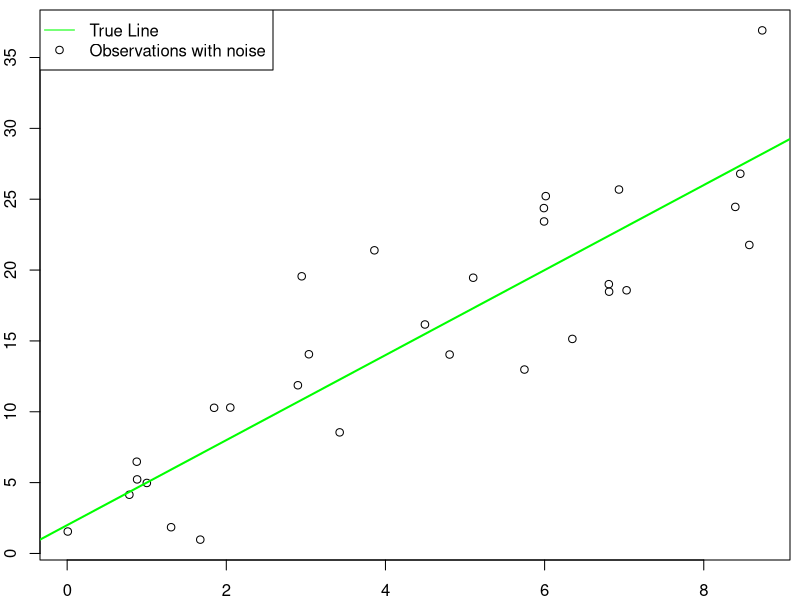
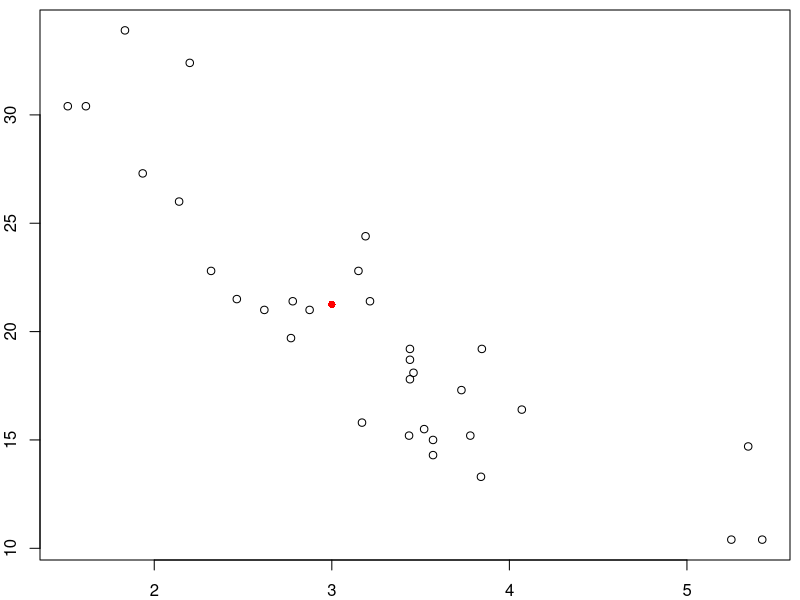
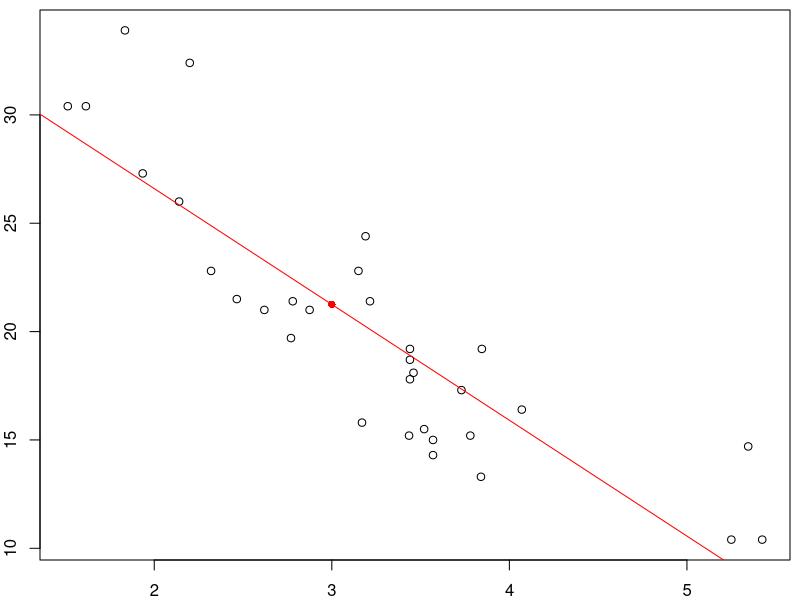
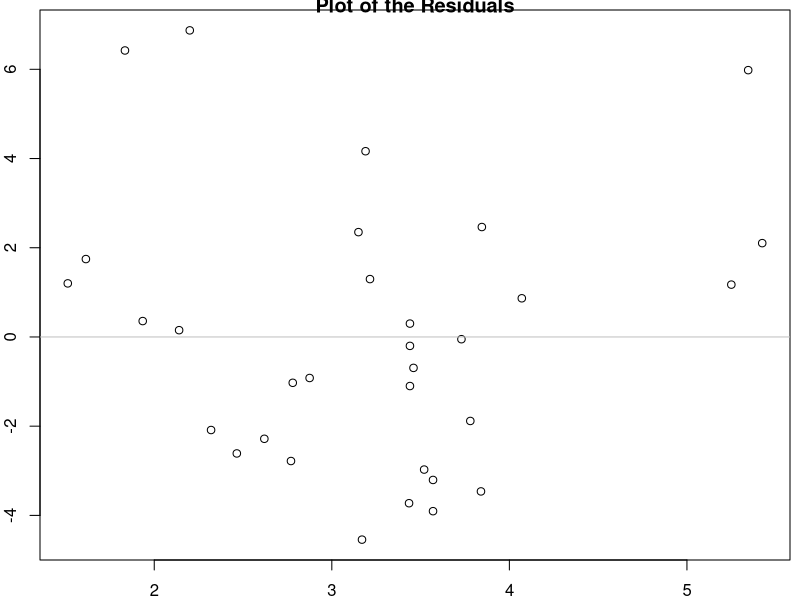
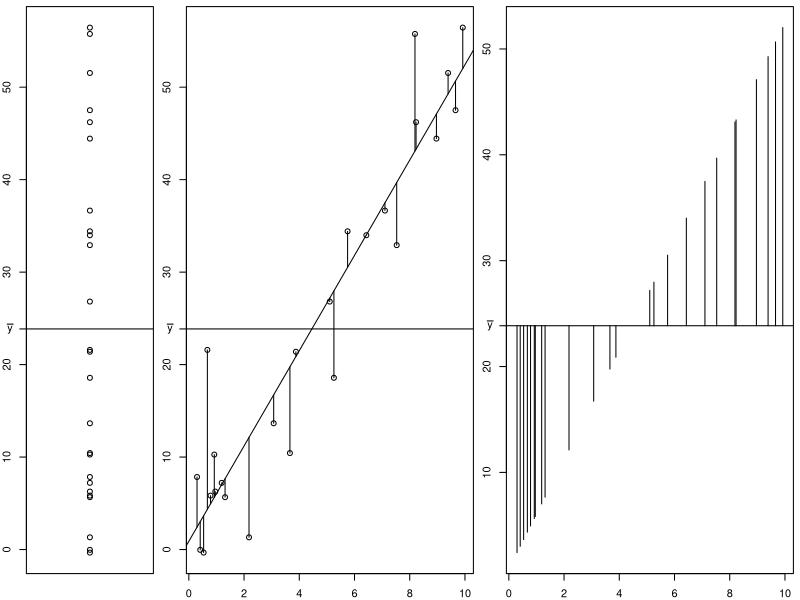
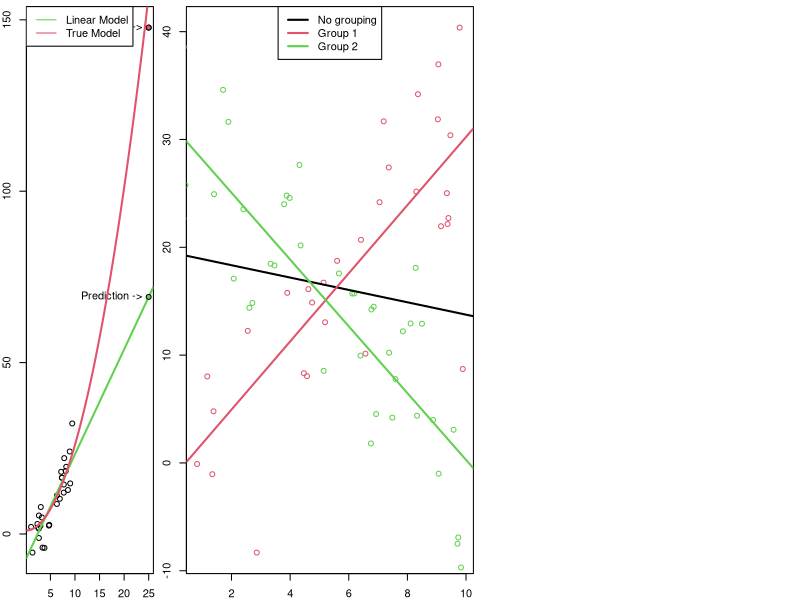
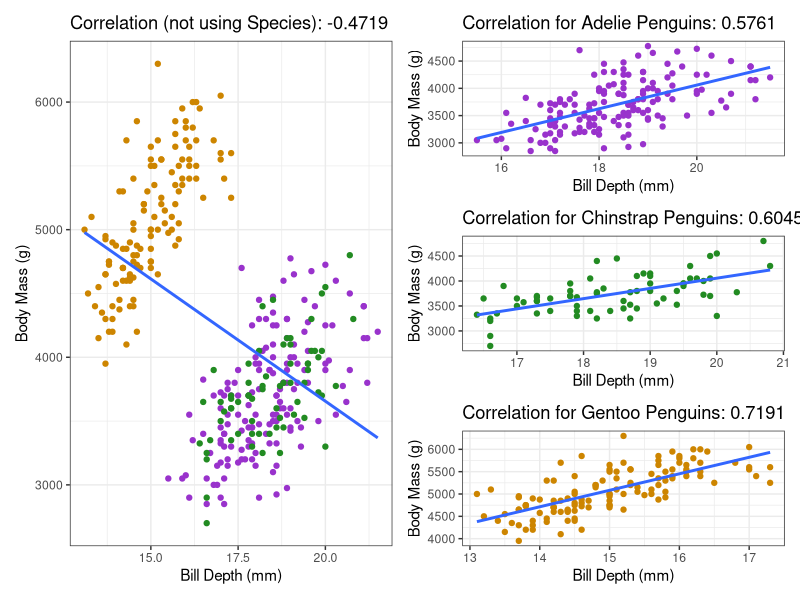

Source code (R) for these figures, in order:
## ---- chunk 1
par(mar = c(2,2,0.5,0.5))
x <- runif(30, 0, 10)
y <- 2 + 3*x + rnorm(length(x), 0, 4)
plot(x,y)
abline(a = 2, b = 3, col = "green", lwd = 2)
legend("topleft", legend = c("True Line", "Observations with noise"), 
    lty = c(1,0), pch = c(NA,1), col = c("green", 1))
## ---- chunk 2
#| echo: true
## Load a built-in data set
data(mtcars) 

## Define which variables are x and y.
## This isn't necessary, but helps with teaching
x <- mtcars$wt
y <- mtcars$mpg

## Calculate the estimates by hand
b <- cor(x, y) * sd(y) / sd(x)
a <- mean(y) - b * mean(x)

## Print the estimates 
c(a, b)

## Use the built-in functions
summary(lm(y ~ x))
## ---- chunk 3
#| echo: true
a + b*3
## ---- chunk 4
#| echo: true
plot(y ~ x)
points(3, a + b*3, col = "red", pch = 16)
## ---- chunk 5
#| echo: true
plot(y ~ x)
points(3, a + b*3, col = "red", pch = 16)
## abline adds a line with slope b and intercept a to a plot.
abline(a = a, b = b, col = "red")
## ---- chunk 6
#| echo: true
e <- y - (a + b*x)
plot(e ~ x, main = "Plot of the Residuals")
## abline can also draw a line with slope 0 (horizontal)
abline(h = 0, col = "grey")
## ---- chunk 7
#| echo: true
## The prediction at mean(x) is equal to mean(y)
## In other words, (mean(x), mean(y)) is a point on the line
a + b * mean(x)
mean(y)

## Correlation doesn't care about order
cor(x, y)
cor(y, x)

## Theoretically 0, but computers aren't perfectly precise
## Note: e-14 refers to 10^-14, or 14 zeroes before the first digit
    # So, pretty close to 0.
sum(e) 
## ---- chunk 8
#| echo: false
#| eval: true
layout(mat = matrix(c(1,2,3), nrow = 1), widths = c(0.5,1,1))
set.seed(18)
x <- runif(25, 0, 10)
y <- rnorm(25, 2 + 5*x, 6)

plot(rep(1, 25), y, xlab = "y", ylab = "The observed y-values have variance", xaxt = "n")
abline(h = mean(y))
axis(2, mean(y), bquote(bar(y)), las = 1)

plot(x, y, ylab = "The residuals have variance")
abline(lm(y~x))
abline(h = mean(y))
axis(2, mean(y), bquote(bar(y)), las = 1)

mids <- predict(lm(y~x))
for(i in seq_along(mids)){
    lines(x = rep(x[i], 2), y = c(y[i], mids[i]), col = 1)
}

mids <- predict(lm(y~x))
plot(mids ~ x, type = "n", ylab = "The predicted y-values have variance, too!")
for(i in seq_along(mids)){
    lines(x = rep(x[i], 2), y = c(mean(y), mids[i]))
}
axis(2, at = mean(y), labels = bquote(bar(y)), las = 1)
abline(h = mean(y))
## ---- chunk 9
set.seed(2112)
x <- c(runif(29, 0, 10), 25)
y <- 1 + 0.25*x^2 + rnorm(length(x), 0, 5)
plot(x, y)
points(x[30], y[30], col = 2, pch = 16)
points(x[30], y[30], col = 1, pch = 1)
abline(lm(y ~ x, data = data.frame(y=y[1:29], x = x[1:29])), lwd = 2, col = 3)
#abline(lm(y ~ x, data = data.frame(y=y, x = x)), col = 0)
text(x = x[30], y = y[30], labels = "New Obs ->", pos = 2)

newx <- x[30]
newy <- c(1,x[30])%*%coef(lm(y ~ x, data = data.frame(y=y[1:29], x = x[1:29])))
text(x = newx, y = newy, labels = "Prediction ->", pos = 2)
points(x = newx, y = newy, col = 3, pch = 16)
points(x = newx, y = newy, col = 1, pch = 1)
xseq <- seq(0, 25, 0.01)
lines(xseq, 1 + 0.25*xseq^2, col = 2, lwd = 2)
legend("topleft", legend = c("Linear Model", "True Model"), col = c(3,2), lwd = 1)
## ---- chunk 10
set.seed(42)
x1 <- runif(30, 0, 10)
x2 <- runif(42, 0, 10)
y1 <- 3*x1 + rnorm(length(x1), 0, 7)
y2 <- 30 - 3*x2 + rnorm(length(x2), 0, 7)
plot(x1, y1, col = 2)
points(x2, y2, col = 3)
abline(lm(y ~ x, data = data.frame(x = c(x1, x2), y = c(y1, y2))), lwd = 2)
abline(lm(y1 ~ x1), col = 2, lwd = 2)
abline(lm(y2 ~ x2), col = 3, lwd = 2)
legend("top", legend = c("No grouping", "Group 1", "Group 2"), col = 1:3, lty = 1, lwd = 2)
## ---- chunk 11
#| echo: false
library(palmerpenguins)
library(ggplot2)
theme_set(theme_bw())
library(patchwork)

gall <- ggplot(penguins) + 
    aes(x = bill_depth_mm, y = body_mass_g) +
    geom_point(mapping = aes(colour = species)) +
    scale_colour_manual(values = c("darkorchid", "forestgreen", "orange3")) +
    geom_smooth(method = "lm", formula = y~x, se = FALSE) +
    labs(x = "Bill Depth (mm)",
        y = "Body Mass (g)",
        title = paste0("Correlation (not using Species): ",
            round(cor(penguins$bill_depth_mm, 
                penguins$body_mass_g, use = "complete"),
                4))) +
    theme(legend.position = "none")

gadelie <- with(subset(penguins, species == "Adelie"),
    ggplot() + aes(x = bill_depth_mm, y = body_mass_g) +
        geom_point(colour = "darkorchid") +
        geom_smooth(method = "lm", formula = y~x, se = FALSE) +
        labs(x = "Bill Depth (mm)",
            y = "Body Mass (g)",
            title = paste0("Correlation for Adelie Penguins: ",
                round(cor(bill_depth_mm, body_mass_g, 
                    use = "complete"), 
                4)))
)
ginstrap <- with(subset(penguins, species == "Chinstrap"),
    ggplot() + aes(x = bill_depth_mm, y = body_mass_g) +
        geom_point(colour = "forestgreen") +
        geom_smooth(method = "lm", formula = y~x, se = FALSE) +
        labs(x = "Bill Depth (mm)",
            y = "Body Mass (g)",
            title = paste0("Correlation for Chinstrap Penguins: ",
                round(cor(bill_depth_mm, body_mass_g, 
                    use = "complete"), 
                4)))
)
gentoo <- with(subset(penguins, species == "Gentoo"),
    ggplot() + aes(x = bill_depth_mm, y = body_mass_g) +
        geom_point(colour = "orange3") +
        geom_smooth(method = "lm", formula = y~x, se = FALSE) +
        labs(x = "Bill Depth (mm)",
            y = "Body Mass (g)",
            title = paste0("Correlation for Gentoo Penguins: ",
                round(cor(bill_depth_mm, body_mass_g, 
                    use = "complete"), 
                4)))
)

gall + (gadelie / ginstrap / gentoo)
